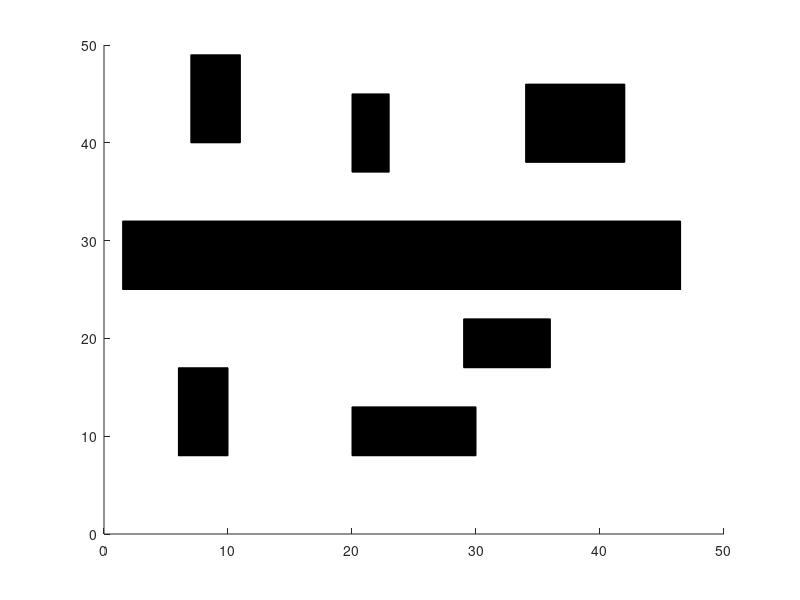

MATLAB code for this plot: (Note: this script raises an error after producing the figure.)
%%Scenario with a a large obstacle through the middle of the graph
close all hidden;
%start=4,5
%goal=16,45

%create obstacle matrix for rectangles where columns are: index, x, y, w, h
%this is a matrix with columns: x, y, w, h
ObstacleMatrix= [1,1.5,25,45,7;
                 2,6,8,4,9;
                 3,20,37,3,8;
                 4,7,40,4,9;
                 5,20,8,10,5;
                 6,29,17,7,5;
                 7,34,38,8,8;];

%map of obstacles with [x1,y1,x2,y2]
ObstacleMap = [ObstacleMatrix(:,2:3), ObstacleMatrix(:,2:3) + ObstacleMatrix(:,4:5)];

%global edges; %edges of the obstacles will be put into a matrix, 4 lines per rectangle means 4 rows per object
% edges: a matrix representing all the lines of the obstacles. (size N x 4 in the form N x [x1, y1, x2, y2])
    % first creating a matrix with all the edges of the obstacles in the form
    % (x1,y1,x2,y2) to use in the function
    % preallocate matrix to store edges (multiplied by 4 because each rectangle has 4 edges)
    edges = zeros(size(ObstacleMatrix,1)*4,4);
    for i = 1:size(ObstacleMatrix,1)
        x1 = ObstacleMatrix(i,2); % x coordinate of bottom left corner
        y1 = ObstacleMatrix(i,3); % y coordinate of bottom left corner
        w = ObstacleMatrix(i,4); % width of rectangle
        h = ObstacleMatrix(i,5); % height of rectangle
        % Extract edges and store in edges matrix
        edges((i-1)*4+1,:) = [x1,y1,x1+w,y1]; % bottom edge
        edges((i-1)*4+2,:) = [x1,y1,x1,y1+h]; % left edge
        edges((i-1)*4+3,:) = [x1+w,y1,x1+w,y1+h]; % right edge
        edges((i-1)*4+4,:) = [x1,y1+h,x1+w,y1+h]; % top edge
    end


figure;
hold on;

for i = 1:size(ObstacleMatrix, 1)
    rectangle('Position', ObstacleMatrix(i, 2:5),'FaceColor', 'k');
end
xlim([0,50])
ylim([0,50])


writematrix(ObstacleMap, 'ObstacleMap.csv');
writematrix(ObstacleMatrix, 'RectangleMatrix.csv');
writematrix(edges, 'edges.csv')